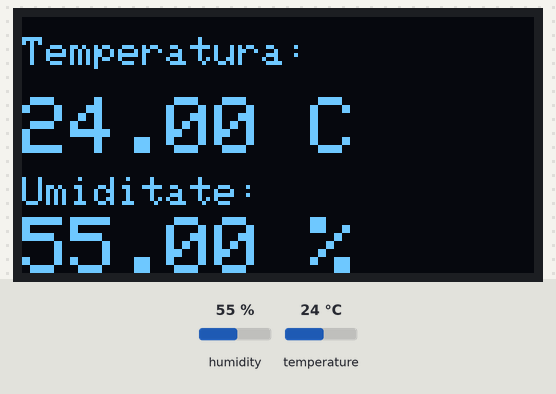
The sketch below on a simulated ESP8266 (NodeMCU). Shown: 128×64 one-colour display. Inputs (shaded band) come from the test bench; at power-on: humidity 55 %, temperature 24 °C. The display library's start-up logo is not drawn; what the sketch prints to the serial monitor is not drawn.

Above: at 4.7 s.
4.8 s: humidity set to 22 %
At 6.7 s:
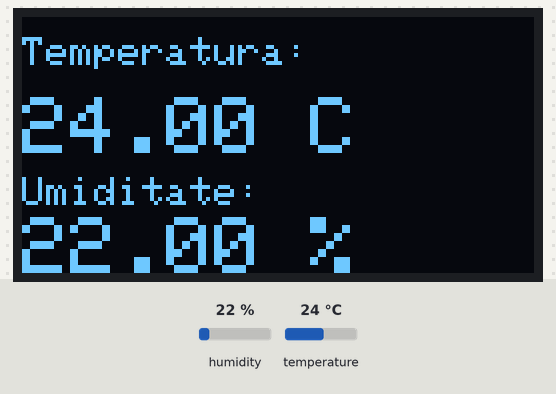
7.8 s: temperature set to 12 °C
At 8.8 s:
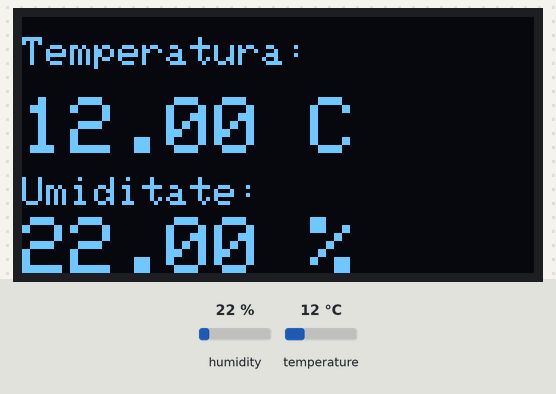
10.8 s: humidity set to 40 %
At 13.0 s:
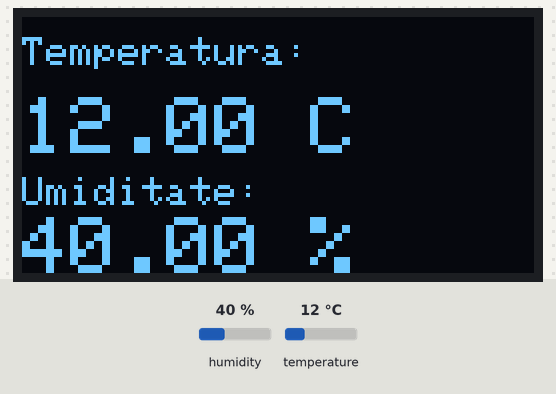
13.8 s: temperature set to 19 °C
At 15.2 s:
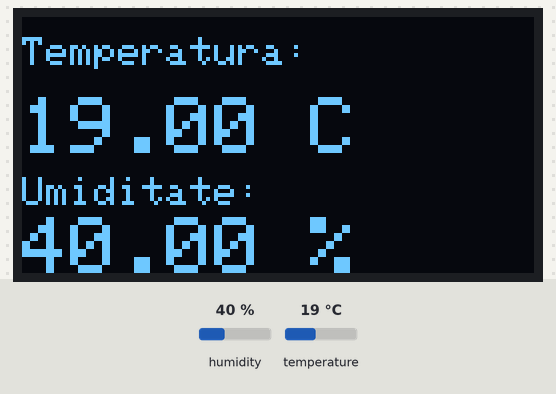
Timing chart, 0 to 16.8 s (numbered marks = the images above; inputs shaded):
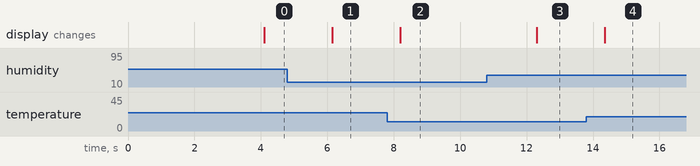

The sketch:

sensor_on_oled.ino
```cpp
#include <Wire.h>
#include <Adafruit_GFX.h>
#include <Adafruit_SSD1306.h>
#include <DHT.h>

// Definire pin senzor DHT11
#define DHTPIN D4  // Pinul conectat la DATA (GPIO2)
#define DHTTYPE DHT11  // Tipul senzorului

// Inițializare senzor
DHT dht(DHTPIN, DHTTYPE);

// Definire dimensiune ecran OLED
#define SCREEN_WIDTH 128  // Lățimea ecranului OLED
#define SCREEN_HEIGHT 64  // Înălțimea ecranului OLED

// Crearea obiectului ecran OLED I2C
#define OLED_RESET     -1 // Reset pin # (or -1 if sharing Arduino reset pin)
#define SCREEN_ADDRESS 0x3C ///< See datasheet for Address; 0x3D for 128x64, 0x3C for 128x32
Adafruit_SSD1306 display(SCREEN_WIDTH, SCREEN_HEIGHT, &Wire, OLED_RESET);

void setup() {
    Serial.begin(115200);  // Inițializare Serial Monitor
    Serial.println("Pornire senzor DHT11...");

    // Inițializare ecran OLED
    if (!display.begin(SSD1306_SWITCHCAPVCC, SCREEN_ADDRESS)) {  // 0x3C este adresa I2C
        Serial.println(F("Ecran OLED nu a fost găsit!"));
        for(;;);  // Blochează dacă ecranul nu este găsit
    }
    display.display();  // Afișează ecranul inițializat

    dht.begin();  // Pornește senzorul DHT11
    delay(2000);  // Așteaptă 2 secunde
}

void loop() {
    delay(2000);  // Citire la fiecare 2 secunde

    // Citire valori de la senzor
    float humidity = dht.readHumidity();
    float temperature = dht.readTemperature();

    // Verificare dacă citirea a reușit
    if (isnan(humidity) || isnan(temperature)) {
        Serial.println("Eroare la citirea senzorului DHT11!");
        return;
    }

    // Curățăm ecranul OLED înainte de a afisa noile valori
    display.clearDisplay();
    display.setTextColor(SSD1306_WHITE);  // Setăm culoarea textului (alb)

    // Afișăm valorile pe ecranul OLED

    // Afișăm textul pentru temperatura
    display.setTextSize(1);  // Dimensiune text standard
    display.setCursor(0, 5);  // Setăm poziția pe linia 3
    display.print("Temperatura:");
    display.setTextSize(2);  // Mărimea textului pentru valoare
    display.setCursor(0, 20);  // Afișăm valoarea temperaturii
    display.print(temperature);
    display.print(" C");

    // Afișăm textul pentru umiditate
    display.setTextSize(1);      // Setăm mărimea textului
    display.setCursor(0, 40);  // Setăm poziția pe prima linie
    display.print("Umiditate:");
    display.setTextSize(2);  // Mărimea textului pentru valoare
    display.setCursor(0, 50);  // Afișăm valoarea umidității
    display.print(humidity);
    display.print(" %");

    // Afișăm totul pe ecran
    display.display();

}
```

Measured:
- after the input at 4.8 s, the display: changes after 1.4 s (image 1)
- after the input at 7.8 s, the display: changes after 0.40 s (image 2)
- after the input at 10.8 s, the display: changes after 1.5 s (image 3)
- after the input at 13.8 s, the display: changes after 0.55 s (image 4)
